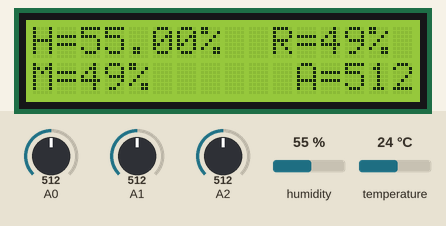
The sketch below on a simulated Arduino Uno, built for the host (arithmetic inside an expression is 32-bit, double 64-bit). Shown: 16×2 character LCD. Inputs (shaded band) come from the test bench; at power-on: humidity 55 %, A0 = 512, A1 = 512, A2 = 512, temperature 24 °C. What the sketch prints to the serial monitor is not drawn.

Above: at 4.3 s.
4.4 s: humidity set to 22 %
At 16.2 s:
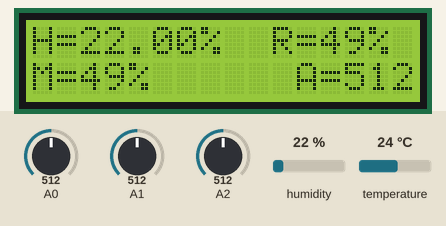
16.9 s: A0 set to 716
At 27.4 s:
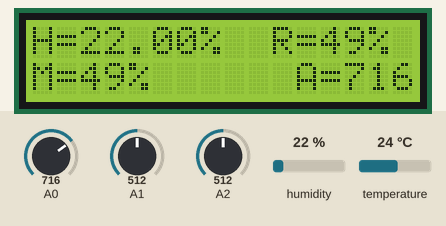
28.6 s: A1 set to 716
At 39.8 s:
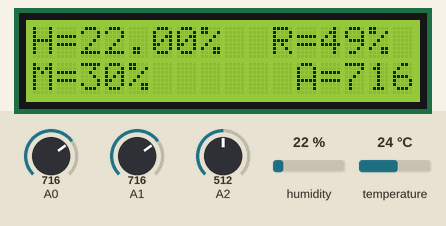
40.3 s: A2 set to 716
At 51.0 s:
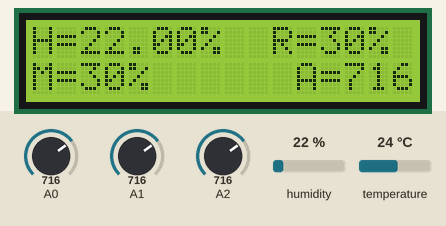
52.0 s: humidity set to 40 %
At 63.4 s:
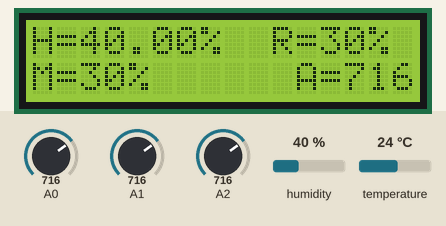
Timing chart, 0 to 64.9 s (numbered marks = the images above; inputs shaded):
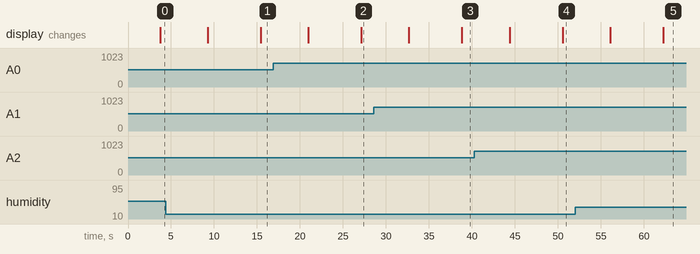

The sketch:

sketch_aug11a.ino
```cpp
#include <AltSoftSerial.h>
#include "DHT.h"
#include <SoftwareSerial.h>
#define DHTPIN 3
#define DHTTYPE DHT11
#include <Wire.h>
#include <LiquidCrystal_I2C.h>
LiquidCrystal_I2C lcd(0x27, 16, 2);
SoftwareSerial espSerial(4, 5);
//SoftwareSerial mod(2, 3);

#define RE 6
#define DE 7


const byte nitro[] = {0x01, 0x03, 0x00, 0x1e, 0x00, 0x01, 0xe4, 0x0c};
const byte phos[] = {0x01, 0x03, 0x00, 0x1f, 0x00, 0x01, 0xb5, 0xcc};
const byte pota[] = {0x01, 0x03, 0x00, 0x20, 0x00, 0x01, 0x85, 0xc0};

byte values[11];
AltSoftSerial mod;

DHT dht(DHTPIN, DHTTYPE);

String str;
String str1;
String str2;
String str3;
String str4;
String str5;
String str6;
String str7;


void setup()
{
  Serial.begin(115200);
  espSerial.begin(115200);
  mod.begin(9600);
  pinMode(RE, OUTPUT);
  pinMode(DE, OUTPUT);
  digitalWrite(DE, LOW);
  digitalWrite(RE, LOW);
  dht.begin();
  pinMode(A0, INPUT);
  pinMode(A1, INPUT);
  pinMode(A2, INPUT);
  lcd.begin(16,2);
  lcd.backlight();
  lcd.clear();
  lcd.setCursor(3, 0);         // move cursor to   (0, 0)
  lcd.print("Welcome To");     // print message at (0, 0)
  lcd.setCursor(4, 1);         // move cursor to   (2, 1)
  lcd.print("SM & PA.");       // print message at (2, 1)

  delay(3000);

}

int a;
int b;
int c;
byte val1, val2, val3;

void loop()
{

  val1 = nitrogen();
  val2 = phosphorous();
  val3 = potassium();

  Serial.print("Nitrogen: ");
  Serial.print(val1);
  Serial.println(" mg/kg");
  Serial.print("Phosphorous: ");
  Serial.print(val2);
  Serial.println(" mg/kg");
  Serial.print("Potassium: ");
  Serial.print(val3);
  Serial.println(" mg/kg");


  lcd.clear();
  float h = dht.readHumidity();
  float t = dht.readTemperature();
  Serial.print("H: ");
  Serial.print(h);
  Serial.print("% ");
  Serial.print(" T: ");
  Serial.print(t);
  Serial.println("C");
  a = analogRead(A0);
  b = analogRead(A1);
  b = (( 100 - ( (b / 1023.00) * 100 ) ));
  c = analogRead(A2);
  c = (( 100 - ( (c / 1023.00) * 100 ) ));
  str1 = String("coming from arduino: ") + String("MQ135 = ") + String(a);
  str  = String("coming from arduino: ") + String("H = ") + String(h) + String("  T = ") + String(t);
  str2 = String("coming from arduino: ") + String("Soil Moisture = ") + String(b) + String("%");
  str3 = String("coming from arduino: ") + String("Rain = ") + String(c) + String("%");
  str4 = String("coming from arduino: ") + String("Nitrogen= ") + String(val1) + String("mg/kg");
  str5 = String("coming from arduino: ") + String("Phosphorous= ") + String(val2) + String("mg/kg");
  str6 = String("coming from arduino: ") + String("Potassium= ") + String(val3) + String("mg/kg");
  str7 = String(a) + "_" + String(h) + "_" + String(t)+ "_" + String(b)+ "_" + String(c)+ "_" + String(val1)+ "_" + String(val2)+ "_" + String(val3);
//  espSerial.println(str);
//  espSerial.println(str1);
//  espSerial.println(str2);
//  espSerial.println(str3);
//  espSerial.println(str4);
//  espSerial.println(str5);
//  espSerial.println(str6);
  espSerial.println(str7);


  lcd.setCursor(0, 0);
  lcd.print("H=");
  lcd.print(h);
  lcd.print("%");
  lcd.print("  R=");
  lcd.print(c);
  lcd.print("%");
  lcd.setCursor(0, 1);
  lcd.print("M=");
  lcd.print(b);
  lcd.print("%");
  lcd.print("      A=");
  lcd.print(a);

  delay(5500);

  lcd.clear();
  lcd.setCursor(0, 0);
  lcd.print("T=");
  lcd.print(t);
  lcd.print("%");
  lcd.print(" N=");
  lcd.print(val1);
  lcd.print("mg");
  lcd.setCursor(0, 1);
  lcd.print("P=");
  lcd.print(val2);
  lcd.print("mg");
  lcd.print("  K=");
  lcd.print(val3);
  lcd.print("mg");

  delay(5500);


  espSerial.println("    ");
}


byte nitrogen() {
  mod.flushInput();

  // switch RS-485 to transmit mode
  digitalWrite(DE, HIGH);
  digitalWrite(RE, HIGH);
  delay(1);

  // write out the message
  for (uint8_t i = 0; i < sizeof(nitro); i++ ) mod.write( nitro[i] );

  // wait for the transmission to complete
  mod.flush();

  // switching RS485 to receive mode
  digitalWrite(DE, LOW);
  digitalWrite(RE, LOW);

  // delay to allow response bytes to be received!
  delay(200);

  // read in the received bytes
  for (byte i = 0; i < 7; i++) {
    values[i] = mod.read();
    Serial.print(values[i], HEX);
    Serial.print(' ');
  }
  return values[4];
}

byte phosphorous() {
  mod.flushInput();
  digitalWrite(DE, HIGH);
  digitalWrite(RE, HIGH);
  delay(1);
  for (uint8_t i = 0; i < sizeof(phos); i++ ) mod.write( phos[i] );
  mod.flush();
  digitalWrite(DE, LOW);
  digitalWrite(RE, LOW);
// delay to allow response bytes to be received!
  delay(200);
  for (byte i = 0; i < 7; i++) {
    values[i] = mod.read();
    Serial.print(values[i], HEX);
    Serial.print(' ');
  }
  return values[4];
}

byte potassium() {
  mod.flushInput();
  digitalWrite(DE, HIGH);
  digitalWrite(RE, HIGH);
  delay(1);
  for (uint8_t i = 0; i < sizeof(pota); i++ ) mod.write( pota[i] );
  mod.flush();
  digitalWrite(DE, LOW);
  digitalWrite(RE, LOW);
// delay to allow response bytes to be received!
  delay(200);
  for (byte i = 0; i < 7; i++) {
    values[i] = mod.read();
    Serial.print(values[i], HEX);
    Serial.print(' ');
  }
  return values[4];
}
```

Measured:
- after the input at 4.4 s, the display: first differs from a run without the input after 11.0 s (image 1)
- after the input at 16.9 s, the display: first differs from a run without the input after 10.2 s (image 2)
- after the input at 28.6 s, the display: first differs from a run without the input after 10.2 s (image 3)
- after the input at 40.3 s, the display: first differs from a run without the input after 10.2 s (image 4)
- after the input at 52.0 s, the display: first differs from a run without the input after 10.2 s (image 5)
